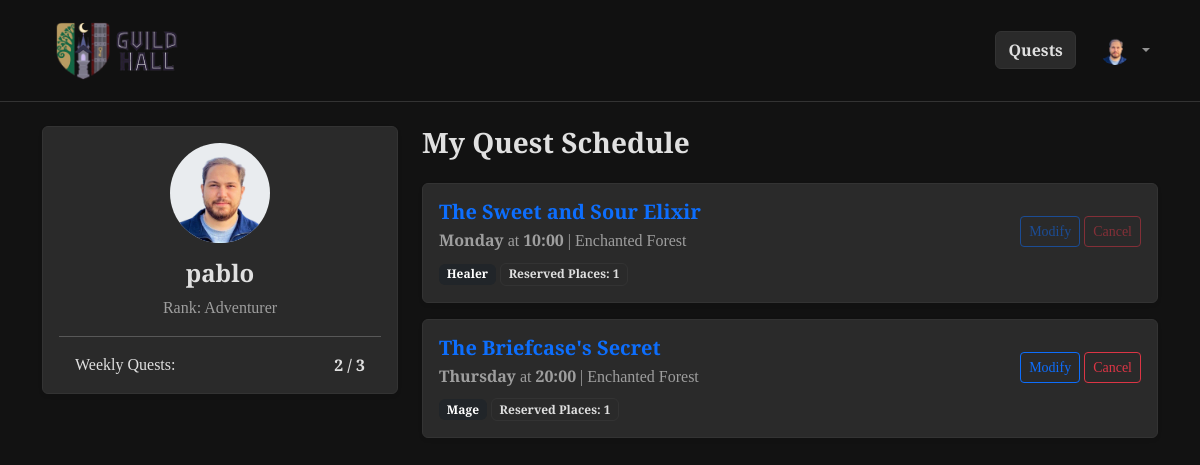
/profile (signed in), run on an earlier commit of the app's database.
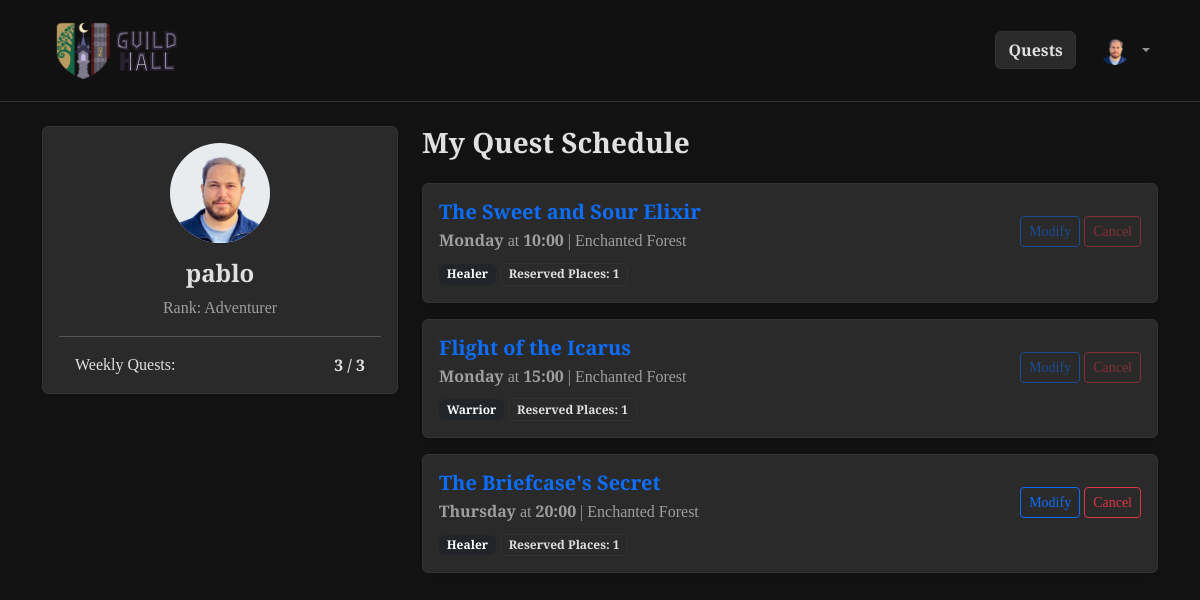
And on a later commit of the database.
### tables this page shows
CREATE TABLE "users" (
	"UId"	INTEGER,
	"username"	TEXT NOT NULL UNIQUE,
	"password_hash"	TEXT NOT NULL,
	"role"	TEXT NOT NULL,
	"avatar_filename"	TEXT,
	PRIMARY KEY("UId" AUTOINCREMENT)
);

CREATE TABLE "participations" (
	"PId"	INTEGER,
	"SId"	INTEGER NOT NULL,
	"UId"	INTEGER NOT NULL,
	"party_role"	TEXT NOT NULL,
	"places_reserved"	INTEGER NOT NULL,
	PRIMARY KEY("PId" AUTOINCREMENT),
	FOREIGN KEY("SId") REFERENCES "sessions"("SId"),
	FOREIGN KEY("UId") REFERENCES "users"("UId")
);

CREATE TABLE "quests" (
	"QId"	INTEGER,
	"title"	TEXT NOT NULL,
	"duration"	INTEGER NOT NULL,
	"quest_type"	TEXT NOT NULL,
	"difficulty"	TEXT NOT NULL,
	"description"	TEXT,
	"image_filename"	TEXT,
	PRIMARY KEY("QId" AUTOINCREMENT)
);

### app.py (the view)
@app.route('/profile')
@login_required
def profile():
    if current_user.role != AD:
        flash("Guild Masters have a different dashboard.", "info")
        return redirect(url_for('gm_dashboard'))
    raw_participations = db.get_user_participations(current_user.UId)
    participations = []
    total_places = 0
    for row in raw_participations:
        part_dict = dict(row)
        part_dict['is_modifiable'] = util.can_modify_session(
            row['day'], row['start_time'], SIMULATED_DAY, SIMULATED_TIME
        )
        total_places += row['places_reserved']
        participations.append(part_dict)
    return render_template('adventurer_profile.html', participations=participations, total_places=total_places)

### app.py (called while the page is built)
@login_manager.user_loader
def load_user(user_id):
    return db.get_user_by_id(user_id)

### db.py (called while the page is built)
def get_db_connection():
    conn = sqlite3.connect('database.db')
    conn.row_factory = sqlite3.Row
    return conn

def get_user_by_id(uid):
    conn = get_db_connection()
    cursor = conn.cursor()
    query = 'SELECT * FROM users WHERE UId = ?'
    cursor.execute(query, (uid,))
    user_row = cursor.fetchone()
    conn.close()
    if user_row:
        return User(id=user_row['UId'],
                    username=user_row['username'],
                    role=user_row['role'],
                    avatar_filename=user_row['avatar_filename'])
    return None

def get_user_participations(user_id):
    conn = get_db_connection()
    query = '''
        SELECT p.PId as participation_id, p.party_role, p.places_reserved,
               s.SId as session_id, s.day, s.start_time, s.location,
               q.title, q.duration, q.quest_type
        FROM participations p
        JOIN sessions s ON p.SId = s.SId
        JOIN quests q ON s.QId = q.QId
        WHERE p.UId = ?
        ORDER BY
        CASE s.day
            WHEN 'Monday' THEN 1
            WHEN 'Tuesday' THEN 2
            WHEN 'Wednesday' THEN 3
            WHEN 'Thursday' THEN 4
            WHEN 'Friday' THEN 5
            WHEN 'Saturday' THEN 6
            WHEN 'Sunday' THEN 7
        END, s.start_time ASC
    '''
    participations = conn.execute(query, (user_id,)).fetchall()
    conn.close()
    return participations

### util.py (called while the page is built)
def get_total_hours(day_str, time_str):
    days = {
        "Monday": 0, "Tuesday": 1, "Wednesday": 2, "Thursday": 3,
        "Friday": 4, "Saturday": 5, "Sunday": 6
    }
    hours, minutes = map(int, time_str.split(':'))
    return (days[day_str] * 24) + hours + (minutes / 60.0)

def can_modify_session(session_day, session_time, current_day, current_time):
    session_total = get_total_hours(session_day, session_time)
    current_total = get_total_hours(current_day, current_time)
    return (session_total - current_total) > 8

### templates/adventurer_profile.html (shortened to what this page needs)
{% extends 'base.html' %}
{% block content %}
<div class="row">
    <div class="col-md-4 mb-4">
        <div class="card shadow-sm">
            <div class="card-body text-center">
                {% if current_user.avatar_filename %}
                        <img src="{{ url_for('static', filename='images/avatars/' + current_user.avatar_filename) }}" alt="Avatar" class="rounded-circle mb-3 avatar">
                    {% else %}
                        <img src="{{ url_for('static', filename='images/avatars/davatar.jpg') }}" alt="Default Avatar" class="rounded-circle shadow-sm border avatar">
                    {% endif %}
                <h4 class="card-title">{{ current_user.username }}</h4>
                <p class="text-muted mb-1">Rank: Adventurer</p>
                <hr>
                <div class="d-flex justify-content-between px-3">
                    <span>Weekly Quests:</span>
                    <strong>{{ total_places }} / 3</strong>
                </div>
            </div>
        </div>
    </div>
    <div class="col-md-8">
        <h3 class="mb-4">My Quest Schedule</h3>
        {% if participations %}
            <div class="row row-cols-1 g-3">
                {% for p in participations %}
                    <div class="col">
                        <div class="card shadow-sm border-start border-4 {% if p.is_modifiable %}border-success{% else %}border-secondary{% endif %}">
                            <div class="card-body">
                                <div class="d-flex justify-content-between align-items-start">
                                    <div>
                                        <h5 class="card-title mb-1">
                                            <a href="{{ url_for('session_detail', session_id=p.session_id) }}" class="text-decoration-none text-primary">
                                                {{ p.title }}
                                            </a>
                                        </h5>
                                        <p class="text-muted mb-2">
                                            <strong>{{ p.day }}</strong> at <strong>{{ p.start_time }}</strong> | {{ p.location }}
                                        </p>
                                        <div class="mt-2">
                                            <span class="badge bg-dark">{{ p.party_role }}</span>
                                            <span class="badge bg-light text-dark border">Reserved Places: {{ p.places_reserved }}</span>
                                        </div>
                                    </div>
                                    <div class="text-end mt-3">
                                        {% if p.is_modifiable %}
                                            <button type="button" class="btn btn-outline-primary btn-sm ms-1" data-bs-toggle="modal" data-bs-target="#manageParticipationModal{{ p.participation_id }}">
                                                Modify
                                            </button>
                                            <form action="{{ url_for('cancel_booking', participation_id=p.participation_id) }}" method="POST" class="d-inline" onsubmit="return confirm('Are you sure you want to cancel your place in this quest?');">
                                                <button type="submit" class="btn btn-outline-danger btn-sm">Cancel</button>
                                            </form>
                                            {% else %}
                                                <span class="d-inline-block" title="This session starts in less than 8 hours and can no longer be modified or cancelled.">
                                                <button type="button" class="btn btn-outline-primary btn-sm ms-1" id="disabled-btn" disabled>
                                                    Modify
                                                </button>
                                                <button type="button" class="btn btn-outline-danger btn-sm" id="disabled-btn" disabled>
                                                    Cancel
                                                </button>
                                            </span>
                                        {% endif %}
                                    </div>
                                </div>
                            </div>
                        </div>
                    </div>
                {% endfor %}
            </div>
        {% else %}
            <div class="alert alert-info">
                You have not joined any quests this week. <a href="{{ url_for('index') }}" class="alert-link">Browse the schedule</a> to find an adventure!
            </div>
        {% endif %}
    </div>
</div>
{% endblock %}

### templates/base.html (shortened to what this page needs)
<!DOCTYPE html>
<html lang="en">
<head>
    <link href="https://cdn.jsdelivr.net/npm/bootstrap@5.3.0/dist/css/bootstrap.min.css" rel="stylesheet">
    <link rel="stylesheet" href="{{ url_for('static', filename='css/style.css') }}">
</head>
<body {% block scrollspy %}{% endblock %}>
    <header>
        {% set is_home = request.endpoint == 'index' %}
        <nav id="{{ 'homeNavbar' if is_home else 'genNavbar' }}"
             class="navbar navbar-expand-lg navbar-dark {{ 'fixed-top navbar-transparent' if is_home else 'sticky-top glass-nav' }}">
            <div class="container">
                <a class="navbar-brand" href="{{ url_for('index') }}">
                    <img src="{{ url_for('static', filename='images/logo.png') }}" alt="Guild Logo" id="logo" class="d-inline-block align-text-top me-2">
                </a>
                <div class="collapse navbar-collapse justify-content-end" id="mobileMenu">
                    <ul class="navbar-nav align-items-lg-center">
                        <li class="nav-item me-lg-3 mb-2 mb-lg-0 {% if current_user.is_authenticated %}d-none d-lg-block{% endif %}">
                            <a class="btn btn-info w-100 text-dark fw-bold" href="{{ url_for('all_quests') }}">Quests</a>
                        </li>
                        {% if current_user.is_authenticated %}
                            <li class="nav-item dropdown d-none d-lg-block">
                                <a class="nav-link dropdown-toggle d-flex align-items-center justify-content-center" href="#" id="userDropdown" role="button" data-bs-toggle="dropdown" aria-expanded="false">
                                    {% if current_user.avatar_filename %}
                                        <img src="{{ url_for('static', filename='images/avatars/' + current_user.avatar_filename) }}" class="rounded-circle me-2 avatar-desktop">
                                    {% else %}
                                        <img src="{{ url_for('static', filename='images/avatars/davatar.jpg') }}" class="rounded-circle me-2 avatar-desktop avatar-default">
                                    {% endif %}
                                </a>
                            </li>
                        {% endif %}
                    </ul>
                </div>
            </div>
        </nav>
    </header>
    <main class="container my-4">
        {% block content %}{% endblock %}
    </main>
</body>
</html>

### static/css/style.css (style rules this page uses)
:root { --bg-obsidian: #121212; --surface-parchment: #2A2A2A; --text-primary: #E0E0E0; --text-muted: #9E9E9E; --accent-magic: #39FF14; --role-warrior: #dc7e14; --role-mage: #00b0ff; --role-healer: #92c850; --border-dim: #333333; }
body { background-color: var(--bg-obsidian); color: var(--text-primary); font-family: 'EB Garamond', serif; }
h1, h2, h3, h4, h5, h6, .navbar-brand { font-family: 'Cinzel', serif; font-weight: 600; color: var(--text-primary); }
p { font-size: 1rem; font-weight: 400; }
.card, .bg-light, .bg-white { background-color: var(--surface-parchment) !important; border: 1px solid var(--border-dim) !important; color: var(--text-primary) !important; }
.text-muted { color: var(--text-muted) !important; }
.btn:disabled, .btn.disabled, button[disabled] { opacity: 0.5; cursor: not-allowed !important; box-shadow: none !important; pointer-events: all; pointer-events: none; }
.badge { color: white; }
.avatar { width: 100px; height: 100px; object-fit: cover; background-color: #e9ecef; }
.navbar-brand { padding-top: 0; padding-bottom: 0; }
#logo { max-width: 150px; }
.glass-nav { background-color: rgba(18, 18, 18, 0.95) !important; backdrop-filter: blur(10px); -webkit-backdrop-filter: blur(10px); border-bottom: 1px solid var(--border-dim); z-index: 10000; }
.navbar .btn-info { background-color: var(--surface-parchment); color: var(--text-primary) !important; border: 1px solid var(--border-dim); transition: all 0.3s ease; }
.avatar-desktop { width: 30px; height: 30px; object-fit: cover; }
.card-title { white-space: nowrap; overflow: hidden; text-overflow: ellipsis; }

What changed in the data, as far as the page shows it:
added participations: title "Flight of the Icarus", day "Monday", start_time "15:00", location "Enchanted Forest", party_role "Warrior", places_reserved "1", shows "Modify"
changed participations "The Briefcase's Secret": party_role "Mage" → "Healer"
Also different on the page:
{{ total_places }}: "2" → "3"
